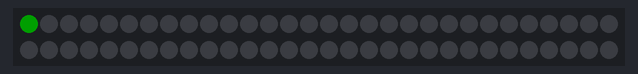
The sketch below on a simulated Arduino Uno, built with avr-gcc and run on an emulated ATmega328P. Parts: 60 RGB LEDs in strip order, left to right, continuing on the next row. Dim RGB values are drawn brighter than linear; colours are those a GRB WS2812 strip shows for the declared byte order; what the sketch prints to the serial monitor is not drawn.

Above: at 0.16 s.
At 4.81 s:
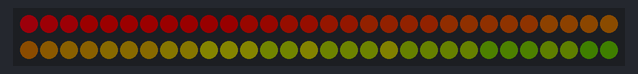
At 9.79 s:
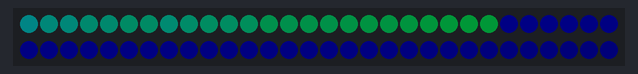
At 19.75 s:
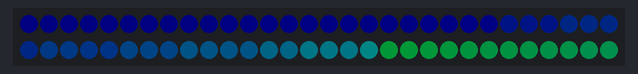
At 29.39 s:
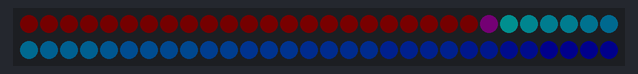
At 39.66 s:
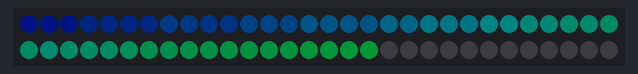

The sketch:

LED_STRIP.ino
```cpp
#include <FastLED.h>

#define NUM_LEDS 60 //จำนวนเม็ด LED บนแถบ LED

#define DATA_PIN 17 // สำหรับ Arduino ใช้ขา digital ปกติ สำหรับ ESP8266 ให้ใช้เลขขา GPIO (ไม่ใช่ขา digital)

CRGB leds[NUM_LEDS];

void setup() {
Serial.begin(115200);
Serial.println("resetting");
LEDS.addLeds<WS2812B,DATA_PIN,RGB>(leds,NUM_LEDS);
LEDS.setBrightness(30); //ปรับความสว่าง 0-255
}

void fadeall() { for(int i = 0; i < NUM_LEDS; i++) { leds[i].nscale8(250); } }

void loop() {
static uint8_t hue = 0;
Serial.print("x");

// สร้างสีให้วิ่งไปทางนึง
for(int i = 0; i < NUM_LEDS; i++) {
leds[i] = CHSV(hue++, 255, 255);
FastLED.show();
fadeall();
delay(10);
}
Serial.print("x");

// และวิ่งกลับมาอีกทางนึง
for(int i = (NUM_LEDS)-1; i >= 0; i--) {
leds[i] = CHSV(hue++, 255, 255);
FastLED.show();
fadeall();
delay(10);
}
}
```
